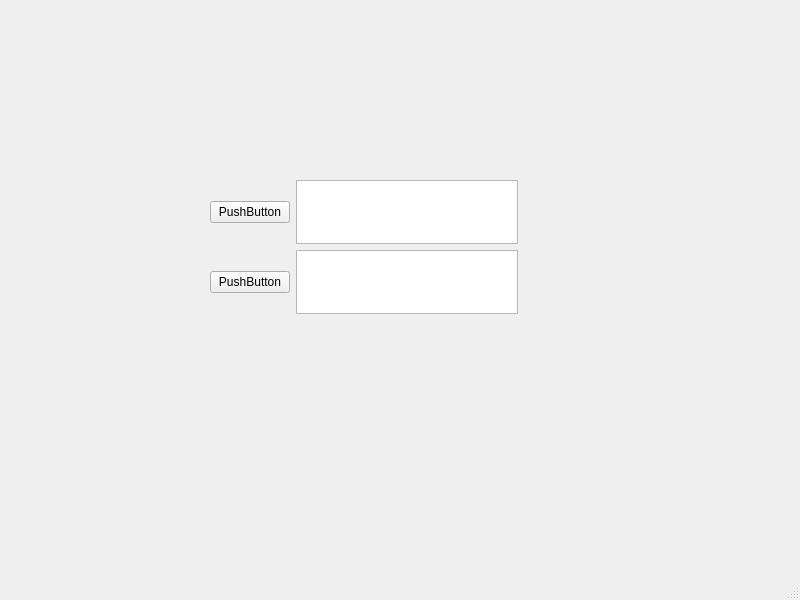
<?xml version="1.0" encoding="UTF-8"?>
<ui version="4.0">
 <class>MainWindow</class>
 <widget class="QMainWindow" name="MainWindow">
  <property name="geometry">
   <rect>
    <x>0</x>
    <y>0</y>
    <width>800</width>
    <height>600</height>
   </rect>
  </property>
  <property name="windowTitle">
   <string>MainWindow</string>
  </property>
  <widget class="QWidget" name="centralwidget">
   <widget class="QWidget" name="gridLayoutWidget">
    <property name="geometry">
     <rect>
      <x>210</x>
      <y>180</y>
      <width>308</width>
      <height>134</height>
     </rect>
    </property>
    <layout class="QGridLayout" name="gridLayout">
     <item row="0" column="0">
      <layout class="QHBoxLayout" name="horizontalLayout">
       <item>
        <widget class="QPushButton" name="pushButton">
         <property name="text">
          <string>PushButton</string>
         </property>
        </widget>
       </item>
       <item>
        <widget class="QTextBrowser" name="textBrowser"/>
       </item>
      </layout>
     </item>
     <item row="1" column="0">
      <layout class="QHBoxLayout" name="horizontalLayout_2">
       <item>
        <widget class="QPushButton" name="pushButton_2">
         <property name="text">
          <string>PushButton</string>
         </property>
        </widget>
       </item>
       <item>
        <widget class="QTextEdit" name="textEdit"/>
       </item>
      </layout>
     </item>
    </layout>
   </widget>
  </widget>
  <widget class="QMenuBar" name="menubar">
   <property name="geometry">
    <rect>
     <x>0</x>
     <y>0</y>
     <width>800</width>
     <height>21</height>
    </rect>
   </property>
  </widget>
  <widget class="QStatusBar" name="statusbar"/>
 </widget>
 <resources/>
 <connections/>
</ui>
